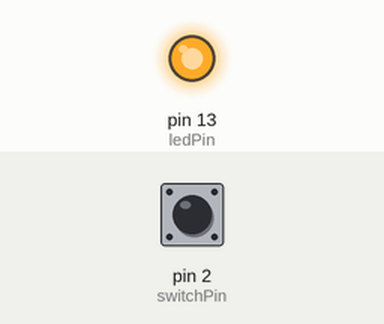
Simulated run of this sketch. Board: Arduino Uno, built with avr-gcc and run on an emulated ATmega328P. On the bench: output pins drawn as LEDs (lit = HIGH). The inputs (shaded band) are chosen by the test bench; at power-on: pin 2 (switchPin) HIGH. What the sketch prints to the serial monitor is not drawn.

Above: at 1.2 s.
1.3 s: pin 2 (switchPin) pulled LOW for 0.15 s
At 1.37 s:
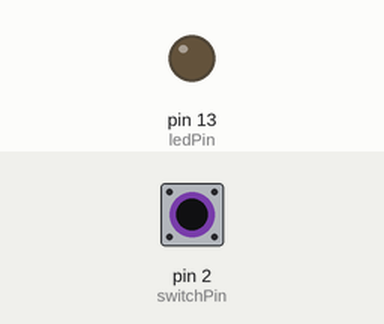
2.9 s: pin 2 (switchPin) pulled LOW for 3.2 s
At 7.3 s:
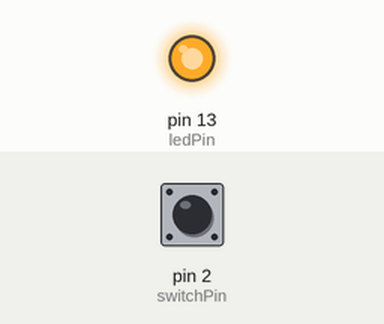
Timing chart, 0 to 8.8 s (numbered marks = the images above; inputs shaded):
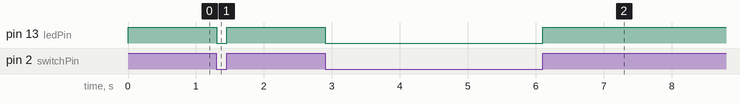

The sketch:

switch.ino
```cpp
/*
  Simple Switch Example

  Connect the switch between GND and D2.
  The internal pull-up resistor on Pin 2 pulls it high when the switch is open.
  When the switch closes, the pin will go low.
*/

const int switchPin = 2;
const int ledPin = LED_BUILTIN;

void setup() {
  Serial.begin(9600);
  pinMode(switchPin, INPUT_PULLUP);
  pinMode(ledPin, OUTPUT);
}

void loop() {
  int switchState = digitalRead(switchPin);
  Serial.println(switchState);
  digitalWrite(ledPin, switchState);
  delay(1);
}
```

Measured:
- after the input at 1.3 s, pin 13 (ledPin): HIGH → LOW at once, → HIGH 0.15 s later
- after the input at 2.9 s, pin 13 (ledPin): HIGH → LOW at once, → HIGH 3.2 s later
